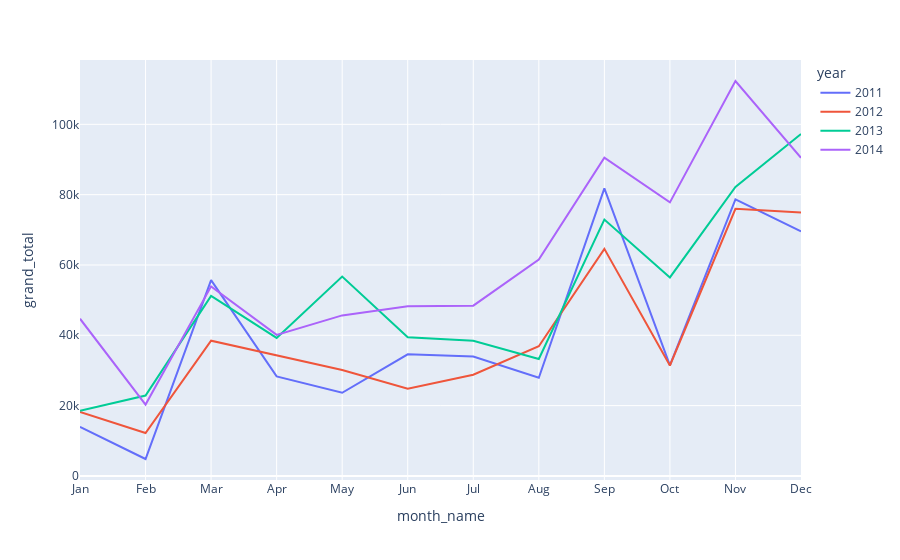

Write notebook code for a chart like this one.
### Markdown cell above
#### Seasonal Plots

### Code cell
import pandas as pd
import io, requests
import plotly.express as px

# Use requests so that there are no issues with utf-8 encoding
df = (
    pd.read_csv(
        io.StringIO(
            requests.get(
                "https://raw.githubusercontent.com/joaolcorreia/RFM-analysis/master/sample-orders.csv"
            ).text
        )
    )
    .assign(
        order_date=lambda x: pd.to_datetime(x["order_date"]),
        year=lambda x: x["order_date"].dt.year,
        month=lambda x: x["order_date"].dt.month,
        month_name=lambda x: x["order_date"].dt.strftime("%b"),
    )
    .groupby(["year", "month", "month_name"], as_index=False)
    .agg({"grand_total": "sum"})
)

px.line(df, x="month_name", y="grand_total", color="year")

### Figure 1 — Plotly figure (JSON) as saved in the notebook; plotly's stock layout.template omitted (floating-point values rounded to 4 significant figures)
{"data": [{"hovertemplate": "year=2011<br>month_name=%{x}<br>grand_total=%{y}<extra></extra>", "legendgroup": "2011", "line": {"color": "#636efa", "dash": "solid"}, "marker": {"symbol": "circle"}, "mode": "lines", "name": "2011", "orientation": "v", "showlegend": true, "type": "scatter", "x": ["Jan", "Feb", "Mar", "Apr", "May", "Jun", "Jul", "Aug", "Sep", "Oct", "Nov", "Dec"], "xaxis": "x", "y": [13949, 4810, 55695, 28298, 23647, 34593, 33945, 27910, 81784, 31449, 78633, 69547], "yaxis": "y"}, {"hovertemplate": "year=2012<br>month_name=%{x}<br>grand_total=%{y}<extra></extra>", "legendgroup": "2012", "line": {"color": "#EF553B", "dash": "solid"}, "marker": {"symbol": "circle"}, "mode": "lines", "name": "2012", "orientation": "v", "showlegend": true, "type": "scatter", "x": ["Jan", "Feb", "Mar", "Apr", "May", "Jun", "Jul", "Aug", "Sep", "Oct", "Nov", "Dec"], "xaxis": "x", "y": [18174, 12211, 38469, 34196, 30137, 24800, 28767, 36898, 64595, 31406, 75968, 74918], "yaxis": "y"}, {"hovertemplate": "year=2013<br>month_name=%{x}<br>grand_total=%{y}<extra></extra>", "legendgroup": "2013", "line": {"color": "#00cc96", "dash": "solid"}, "marker": {"symbol": "circle"}, "mode": "lines", "name": "2013", "orientation": "v", "showlegend": true, "type": "scatter", "x": ["Jan", "Feb", "Mar", "Apr", "May", "Jun", "Jul", "Aug", "Sep", "Oct", "Nov", "Dec"], "xaxis": "x", "y": [18543, 22867, 51185, 39251, 56693, 39431, 38440, 33261, 72909, 56463, 82190, 97244], "yaxis": "y"}, {"hovertemplate": "year=2014<br>month_name=%{x}<br>grand_total=%{y}<extra></extra>", "legendgroup": "2014", "line": {"color": "#ab63fa", "dash": "solid"}, "marker": {"symbol": "circle"}, "mode": "lines", "name": "2014", "orientation": "v", "showlegend": true, "type": "scatter", "x": ["Jan", "Feb", "Mar", "Apr", "May", "Jun", "Jul", "Aug", "Sep", "Oct", "Nov", "Dec"], "xaxis": "x", "y": [44708, 20287, 53917, 40110, 45655, 48256, 48429, 61517, 90495, 77802, 112329, 90480], "yaxis": "y"}], "layout": {"legend": {"title": {"text": "year"}, "tracegroupgap": 0}, "margin": {"t": 60}, "xaxis": {"anchor": "y", "domain": [0, 1], "title": {"text": "month_name"}}, "yaxis": {"anchor": "x", "domain": [0, 1], "title": {"text": "grand_total"}}}}
